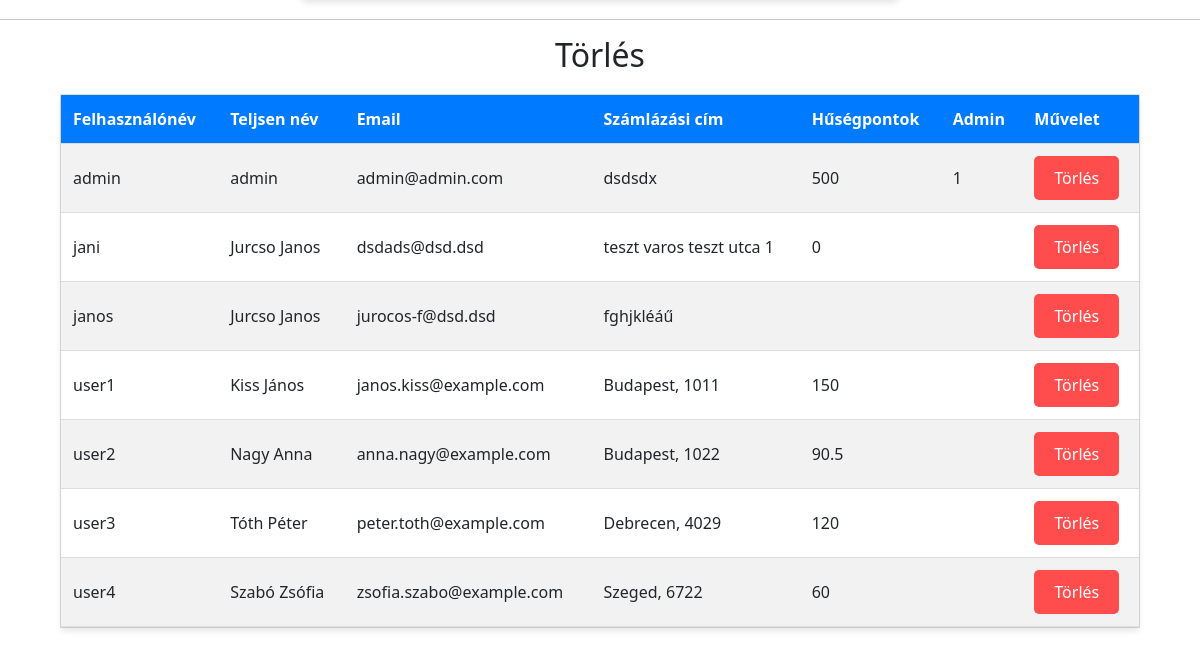
Before: /php/admin_jogosultsag.php (lower part) with the older database file.
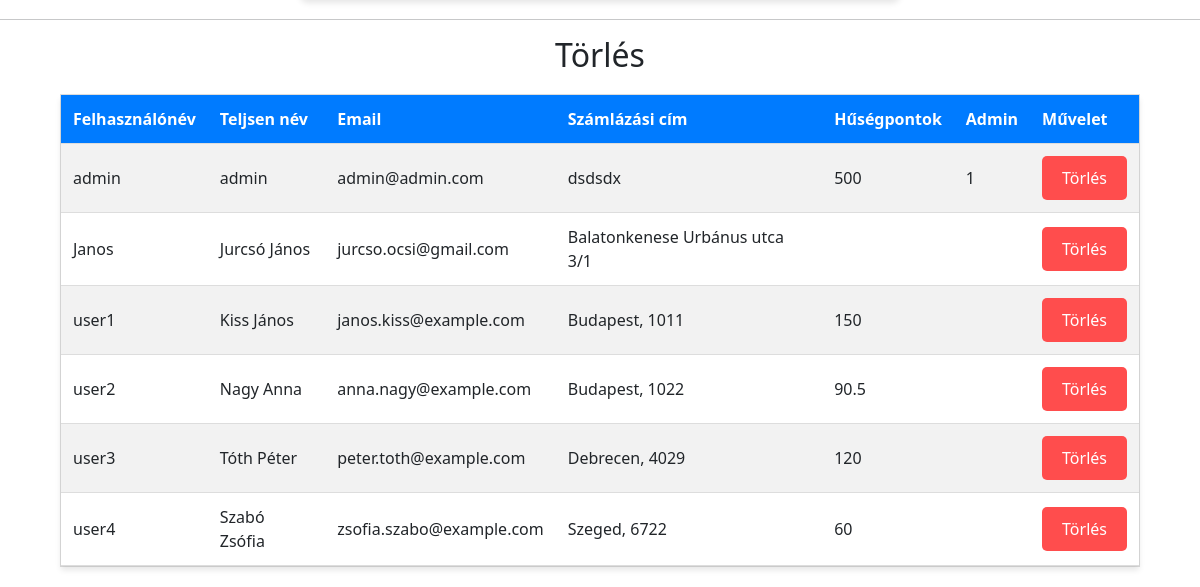
After: the same page with the newer database file.
### tables this page shows
CREATE TABLE `felhasznalo` (
  `felhasznalo_nev` varchar(255) NOT NULL,
  `nev` varchar(255) DEFAULT NULL,
  `emailcim` varchar(255) DEFAULT NULL,
  `jogositvany_kiallitasDatum` datetime DEFAULT NULL,
  `szamlazasi_cim` varchar(255) DEFAULT NULL,
  `husegpontok` double DEFAULT NULL,
  `jelszo` varchar(255) DEFAULT NULL,
  `admin` tinyint(1) DEFAULT NULL,
  `Telefonszám` varchar(16) NOT NULL
);

### php/adatLekeres.php (called while the page is built)
<?php
include './db_connection.php';
function adatokLekerese($muvelet) {
    global $db;
    $eredmeny = $db->query($muvelet);
    if ($db->errno == 0) {
        if ($eredmeny->num_rows > 0) {
            $adatok = $eredmeny->fetch_all(MYSQLI_ASSOC);
            return $adatok;
        } else {
            return 'Nincsenek találatok!';
        }
    } else {
        return $db->error;
    }
}
?>

### php/admin_jogosultsag.php (the view, shortened to what this page needs)
<?php
include "./db_connection.php";
include "./adatLekeres.php";
?>
<!DOCTYPE html>
<html lang="en">
<head>
    <link rel="stylesheet" href="../css/admincss/admin_berlesek.css">
    <link href="https://cdn.jsdelivr.net/npm/bootstrap@5.3.3/dist/css/bootstrap.min.css" rel="stylesheet">
</head>
<body>
    <hr>
    <div class="jogosultsagok">
        <h2>Törlés</h2>
        <div class="table-container">
            <?php
                $felhasznalok_listazasa_sql = "SELECT felhasznalo.felhasznalo_nev, felhasznalo.nev, felhasznalo.emailcim, felhasznalo.szamlazasi_cim,
                                                felhasznalo.husegpontok, felhasznalo.admin FROM felhasznalo;";
                $felhasznalok_listazasa = adatokLekerese($felhasznalok_listazasa_sql);
                echo '<table><tr><th>Felhasználónév</th><th>Teljsen név</th><th>Email</th><th>Számlázási cím</th><th>Hűségpontok</th><th>Admin</th><th>Művelet</th></tr>';
                if(is_array($felhasznalok_listazasa)){
                    foreach ($felhasznalok_listazasa as $f) {
                        echo '<tr><td>' . $f['felhasznalo_nev'] . '</td>';
                        echo '<td>' . $f['nev'] . '</td>';
                        echo '<td>' . $f['emailcim'] . '</td>';
                        echo '<td>' . $f['szamlazasi_cim'] . '</td>';
                        echo '<td>' . $f['husegpontok'] . '</td>';
                        echo '<td>' . $f['admin'] . '</td>';
                        echo '<td><form method="DELETE">
                                    <input type="hidden" name="felhasznalo_nev" value="' . $f['felhasznalo_nev'] . '">
                                    <input name="delete_felhasznalo" class="torles_button" type="submit" value="Törlés">
                            </form></td></tr>';
                    }
                }
                else{
                    echo '<tr><td colspan="10">Nincs felhasználó rögzítve az adatbázisban.</td></tr>';
                }
                echo '</table>';
            ?>
        </div>
    </div>
</body>
</html>

Changed rows visible on the page:
removed felhasznalo: felhasznalo_nev "jani", nev "Jurcso Janos", emailcim "dsdads@dsd.dsd", szamlazasi_cim "teszt varos teszt utca 1", husegpontok "0"
removed felhasznalo: felhasznalo_nev "janos", nev "Jurcso Janos", emailcim "jurocos-f@dsd.dsd", szamlazasi_cim "fghjkléáű"
added felhasznalo: felhasznalo_nev "Janos", nev "Jurcsó János", emailcim "jurcso.ocsi@gmail.com", szamlazasi_cim "Balatonkenese Urbánus utca 3/1"
